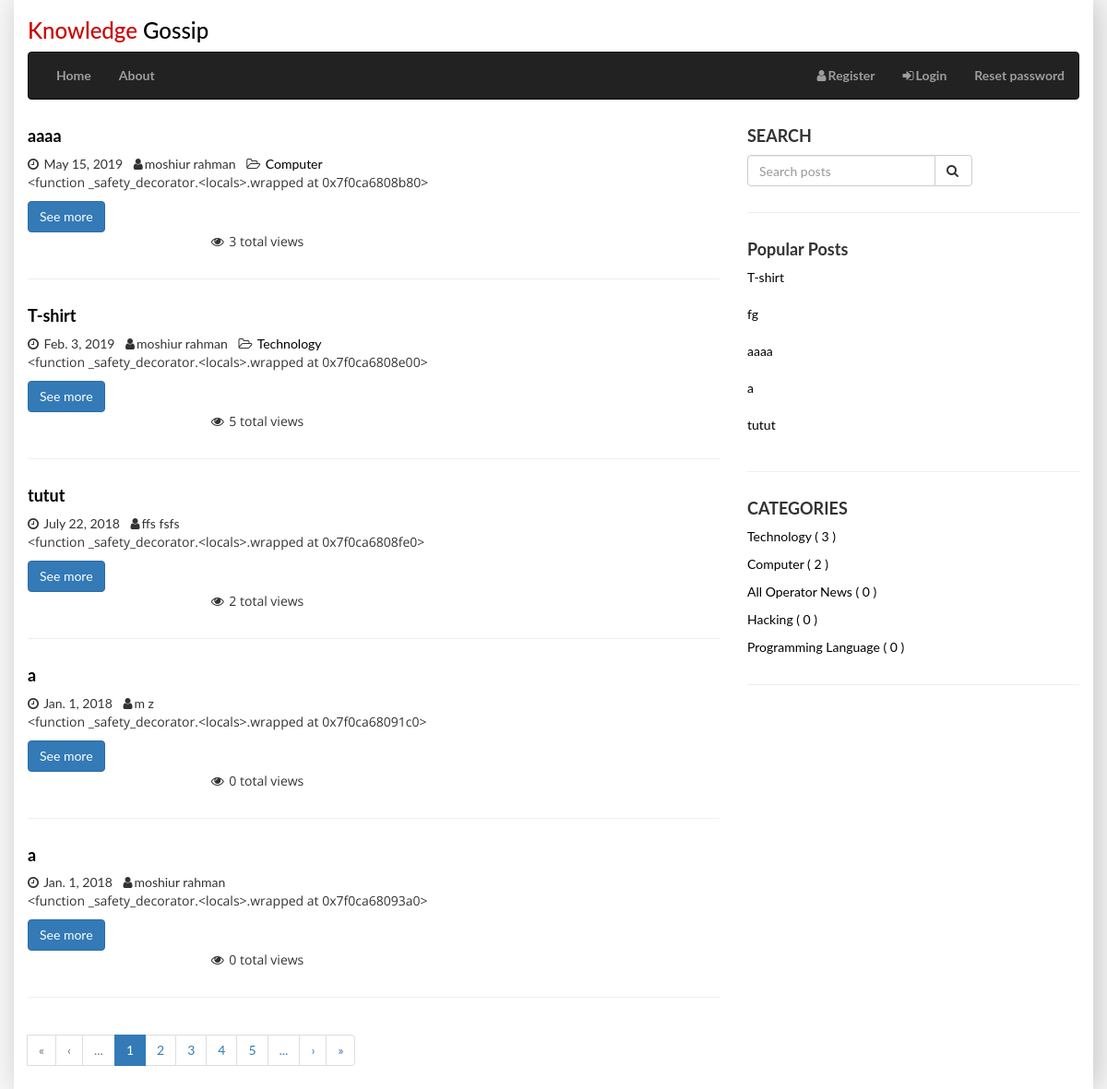
/posts/, run on the app's committed database.
### posts/models.py (models this page shows, shortened)
class Post(models.Model):
    category = models.ForeignKey(Category, on_delete=models.CASCADE, null=True, blank=True)
    user = models.ForeignKey(User, on_delete=models.CASCADE)
    title = models.CharField(max_length=200)
    slug = models.SlugField(max_length=200, unique=True)
    image = models.ImageField(upload_to=upload_location, null=True, blank=True,)
    content = models.TextField()
    draft = models.BooleanField(default=True)
    worksheet_file = models.FileField(upload_to = 'worksheets', null = True, blank=True)
    publish = models.DateField(auto_now=False, auto_now_add=False)
    read_time = models.IntegerField(default=0) #assume minute
    updated = models.DateTimeField(auto_now=True, auto_now_add=False)
    timestamp = models.DateTimeField(auto_now=False, auto_now_add=True)
    views = models.PositiveIntegerField(default=0) #count views
    objects = PostManager()
    def get_absolute_url(self):
        return reverse("post:detail", kwargs={"slug": self.slug})
    class Meta:
        ordering = ["-timestamp", "updated"]
    def get_message_as_markdown(self):
        content = self.content
        markdown_text = markdown(content)
        return mark_safe(markdown_text)

class Category(models.Model):
    name = models.CharField(max_length=200)

### posts/views.py (the view, shortened to what this page needs)
# urls.py: path('', post_view.post_list, name='home'),
def post_list(request):
    today = timezone.now().date() # it used for showing future
    posts = Post.objects.active().order_by('-views')[:5] #for popular posts
    queryset_list = Post.objects.active()
    category_list = Category.objects.all()
    if request.user.is_staff or request.user.is_superuser:
        queryset_list = Post.objects.all()
    query = request.GET.get("q") # for Search posts
    paginator = Paginator(queryset_list, 5) # Show 5 posts per page
    page = request.GET.get('page')
    try:
            queryset = paginator.page(page)
    except PageNotAnInteger:
            queryset = paginator.page(1)
    except EmptyPage:
            queryset = paginator.page(paginator.num_pages)
    context = { 'mosts': posts,'object_list': queryset,'categories': category_list ,'title': 'List', 'today': today }
    return render(request, 'posts/post_list.html', context)

### posts/models.py (called while the page is built)
    def active(self, *args, **kwargs):
        return super(PostManager, self).filter(draft=False).filter(publish__lte=timezone.now())

### posts/templates/posts/post_list.html (shortened to what this page needs)
{% extends "base.html" %}
{% load urlify %}
{% load markdown_deux_tags %}
{% block content %}
<div class="row">
<div class="col-sm-8 col-sm-offset-0">
{% for obj in object_list %}
<div class="row">
    <div class="col-sm-12 col-md-12">
            <div class="row">
                <div class="caption col-sm-8 col-xs-8">
                    <h4><a href="{{ obj.get_absolute_url }}"><b>{{ obj.title }}</b></a> </h4>
                       <i class="fa fa-clock-o"></i> {{ obj.publish }}
                            {% if obj.user.get_full_name %}
                        <i class="fa fa-user left"></i>{{ obj.user.get_full_name }}
                            {% else %}
                        <i class="fa fa-user left"></i> {{ obj.user }}
                            {% endif %}
                            {% if obj.category.name %}
                        <i class="fa fa-folder-open-o left"></i>
                        <a href="{% url 'post:topic' name=obj.category.name %}"><span>{{ obj.category.name }}</span></a>
                            {% endif %}
                    <p>{{ obj.get_message_as_markdown|truncatechars_html:80 }}</p>
                    <a href="{{ obj.get_absolute_url }}" class="btn btn-primary" role="button">See more</a>
                    <br>
                    <p style="text-align:center"><i class="fa fa-eye left"></i> {{ obj.views }} total views</p>
                </div>
            </div>
    </div>
</div>
    <hr>
{% endfor %}
    {% if object_list.has_other_pages %}
    <ul class="pagination">
          <li class="page-item">
            {% if object_list.number != 1 %}
               <li class="previous">
                  <a href="?page=1">
                    <span aria-hidden="true">&laquo;</span></a>
            {% else %}
                <li class="previous disabled">
                <a><span aria-hidden="true">&laquo;</span></a>
            {% endif %}
          </li>
          <li class="page-item">
            {% if object_list.has_previous %}
               <li class="previous"> <a href="?page={{ object_list.previous_page_number }}
               {% if request.GET.q %}&q={{ request.GET.q }}{% endif %}">
               <span aria-hidden="true">‹</span></a>
            {% else %}
                <li class="previous disabled"><a>‹</a>
            {% endif %}
          </li>
          {% if object_list.has_previous %}
          <li class="page-item">
              <li class="previous"> <a class = "skip_prev" href = "">...</a></li>
          {% else %}
                <li class="next disabled"><a>...</a>
          {% endif %}
          </li>
          {% for i in "12345" %}
            <li class="pg" data = {{i}}><a class = "page_number" href=""></a>
          {% endfor %}
          {% if object_list.has_next %}
          <li class="page-item">
              <li class="previous"> <a class = "skip_next" href = "">...</a></li>
          {% else %}
                <li class="next disabled"><a>...</a>
          {% endif %}
          </li>
          <li class="page-item">
            {% if object_list.has_next %}
              <li class="previous"> <a href="?page={{ object_list.next_page_number }}
                {% if request.GET.q %}&q={{ request.GET.q }}{% endif %}">›</a></li>
            {% else %}
                <li class="next disabled"><a>›</a>
            {% endif %}
          </li>
          <li class="page-item">
            {% if object_list.number != object_list.paginator.num_pages %}
              <li class="previous"> <a href="?page={{ object_list.paginator.num_pages }}
                {% if request.GET.q %}&q={{ request.GET.q }}{% endif %}">»</a></li>
            {% else %}
                <li class="next disabled"><a>»</a>
            {% endif %}
          </li>
        </ul>
    {% endif %}
</div>
        <div class="col-md-4 col-sm-4">
            <div class="row">
                <div class="col-sm-12">
                    <h4><b>SEARCH</b></h4>
                </div>
                    <form method="GET" action="" class="navbar-form">
                            <div>
                                <div class="input-group">
                            <input class="form-control" type="text" name="q" placeholder="Search posts" value="{{ request.GET.q }}">
                                    <span class="input-group-btn">
                                        <button class="btn btn-default" type="submit"><i class="fa fa-search"></i></button>
                                    </span>
                                </div>
                            </div>
                    </form>
                </div>
            <hr>
            <div class="row">
                <div class="col-sm-12">
                    <h4><b>Popular Posts</b></h4>
                </div>
                    {% if mosts %}
                    <ul style="list-style-type:none;padding:0px;margin:0px;">
                        {% for most in mosts %}
                        <div class="row">
                            <div class="col-sm-12">
                                    <div class="col-sm-8">
                                        <li><a href="posts/{{ most.slug }}">{{ most.title }}</a></li>
                                    </div>
                            </div>
                        </div>
                        <br>
                        {% endfor %}
                    </ul>
                    {% else %}
                <div class="col-sm-12">
                    <strong>NO Posts</strong>
                </div>
                    {% endif %}
                    </div>
<hr>
            <div class="row">
                <div class="col-sm-12">
                            <h4><b>CATEGORIES</b></h4>
                            {% if categories %}
                                <ul style="list-style-type:none;margin:0px;padding:0px">
                                    {% for category in categories %}
                                    <p><li><a href="/posts/category/{{ category.name }}">{{ category.name }} ( {{ category.post_set.count }} )</a></li></p>
                                    {% endfor %}
                                </ul>
                            {% else %}
                            <strong>No categories</strong>
                            {% endif %}
                </div>
            </div>
            <hr>
        </div>
</div>
{% endblock content %}

### static/css/base.css (style rules this page uses)
html { position: relative; height: 100%; }
body { margin: 0px; padding: 0px; font-family: 'Lato', sans-serif; height: 100%; background-color: #f7f7f7; }
p { font-family: 'Open Sans', sans-serif; }
a { color: black; text-decoration: none; }
.left { margin-left: 8px; }
.fa { margin-right: 2px; }

### data on the page
Post: title "aaaa", publish "May 15, 2019", user.get_full_name "moshiur rahman", category.name "Computer", get_message_as_markdown "<function _safety_decorator.<locals>.wrapped at 0x7f0ca6808b80>", views "3"
Post: title "T-shirt", publish "Feb. 3, 2019", user.get_full_name "moshiur rahman", category.name "Technology", get_message_as_markdown "<function _safety_decorator.<locals>.wrapped at 0x7f0ca6808e00>", views "5"
Post: title "tutut", publish "July 22, 2018", user.get_full_name "ffs fsfs", get_message_as_markdown "<function _safety_decorator.<locals>.wrapped at 0x7f0ca6808fe0>", views "2"
Post: title "a", publish "Jan. 1, 2018", user.get_full_name "m z", get_message_as_markdown "<function _safety_decorator.<locals>.wrapped at 0x7f0ca68091c0>", views "0"
Post: title "a", publish "Jan. 1, 2018", user.get_full_name "moshiur rahman", get_message_as_markdown "<function _safety_decorator.<locals>.wrapped at 0x7f0ca68093a0>", views "0"
Post: title "fg"
Post: title "a"
Category: name "Technology", post_set.count "3"
Category: name "Computer", post_set.count "2"
Category: name "All Operator News", post_set.count "0"
Category: name "Hacking", post_set.count "0"
Category: name "Programming Language", post_set.count "0"
